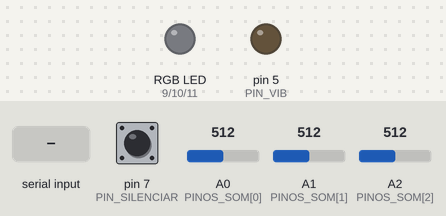
Simulated run of this sketch. Board: Arduino Uno, built with avr-gcc and run on an emulated ATmega328P. On the bench: an RGB LED mixed from three pins (HIGH = lit), output pins drawn as LEDs (lit = HIGH). Dashed ring = blinking. The inputs (shaded band) are chosen by the test bench; at power-on: A2 (PINOS_SOM[2]) = 512, pin 7 (PIN_SILENCIAR) HIGH, A0 (PINOS_SOM[0]) = 512, A1 (PINOS_SOM[1]) = 512. What the sketch prints to the serial monitor is not drawn.

Above: at 1.2 s.
1.3 s: "TESTE\n" received over Serial
At 1.39 s:
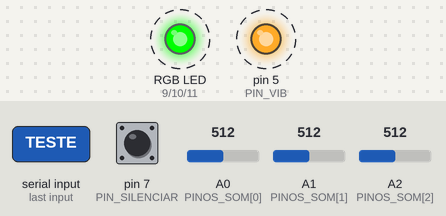
4.3 s: A2 (PINOS_SOM[2]) set to 140
5.8 s: pin 7 (PIN_SILENCIAR) pulled LOW for 0.15 s
Timing chart, 0 to 8.8 s (numbered marks = the images above; inputs shaded):
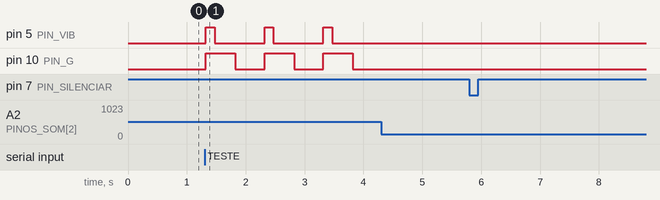

The sketch:

alerta_visual.ino
```cpp
/*
  Sistema de Alerta Visual - Arduino Uno

  LIGAÇÕES
    Sensores de som (módulo analógico tipo KY-038 / MAX4466), saída analógica (AO):
      Canal 0 (porta / campainha)  -> A0
      Canal 1 (monitor do bebê)    -> A1
      Canal 2 (detector de fumaça) -> A2   (escuta o apito do detector)
      Canal 3 (personalizável)     -> A3
    Fita/LED RGB (via transistores ou módulo, nunca direto se for fita 12V):
      Vermelho -> D9 | Verde -> D10 | Azul -> D11   (PWM)
    Módulo de vibração (via transistor + diodo) -> D5 (PWM)
    Botão de silenciar (opcional): um terminal em D7 e o outro em GND (usa pull-up interno)
    Alimente sensores com 5V e GND comum.

  PROTOCOLO SERIAL (9600 baud, uma linha por mensagem)
    Arduino -> PC:  HELLO,alerta_visual
                    SILENCIAR                      (botão físico pressionado)
                    EVT,<canal>,<pico>
                    STATUS,<alerta>,<led>,<motor> (cada 1 segundo)
                    READINGS,<A0>,<A1>,<A2>,<A3> (amplitude; -1 = sem leitura)
    PC -> Arduino:  CFG,<canal>,<limiar>              (amplitude mínima 0-1023)
                    ATIVO,<canal>,<0|1>
                    ALERTA,<r>,<g>,<b>,<padrao>,<segundos>
                    PARAR
                    TESTE
    Padrões: 1 = pisca lento | 2 = pulsante suave | 3 = intermitente (2 Hz; considerar fotossensibilidade)
*/

const uint8_t PINOS_SOM[4] = {A0, A1, A2, A3};
const uint8_t PIN_R = 9;
const uint8_t PIN_G = 10;
const uint8_t PIN_B = 11;
const uint8_t PIN_VIB = 5;
const uint8_t PIN_SILENCIAR = 7;

const unsigned long JANELA_MS = 20;   // janela de amostragem por canal
const unsigned long COOLDOWN_MS = 3000;

uint16_t limiar[4] = {300, 300, 300, 300};
bool ativo[4] = {true, true, true, false};
unsigned long ultimoEvento[4] = {0, 0, 0, 0};

bool alertaAtivo = false;
unsigned long inicioAlerta = 0;
unsigned long duracaoAlerta = 0;
uint8_t corR = 0, corG = 0, corB = 0, padrao = 1;
bool ledLigado = false, motorLigado = false;
unsigned long ultimaTelemetria = 0;
unsigned long ultimaLeitura = 0;
int ultimaAmplitude[4] = {-1,-1,-1,-1};

char buffer[48];
uint8_t tamanhoBuffer = 0;
bool linhaGrande = false;               // linha maior que o buffer: descartada, nunca executada pela metade
bool botaoAnterior = false;
unsigned long ultimoBotao = 0;

void definirLed(uint8_t intensidade) {
  analogWrite(PIN_R, (uint16_t)corR * intensidade / 255);
  analogWrite(PIN_G, (uint16_t)corG * intensidade / 255);
  analogWrite(PIN_B, (uint16_t)corB * intensidade / 255);
}

void apagarTudo() {
  analogWrite(PIN_R, 0);
  analogWrite(PIN_G, 0);
  analogWrite(PIN_B, 0);
  analogWrite(PIN_VIB, 0);
  ledLigado = false;
  motorLigado = false;
}

void iniciarAlerta(uint8_t r, uint8_t g, uint8_t b, uint8_t p, unsigned long segundos) {
  corR = r; corG = g; corB = b; padrao = constrain(p, 1, 3);
  duracaoAlerta = segundos * 1000UL;
  inicioAlerta = millis();
  alertaAtivo = true;
}

void atualizarAlerta() {
  if (!alertaAtivo) return;
  unsigned long t = millis() - inicioAlerta;
  if (t >= duracaoAlerta) {
    alertaAtivo = false;
    apagarTudo();
    return;
  }
  uint8_t luz = 0;
  bool vibrar = false;
  if (padrao == 1) {                       // pisca lento: 500 ms ligado / 500 ms desligado
    luz = ((t % 1000) < 500) ? 255 : 0;
    vibrar = (t % 1000) < 150;
  } else if (padrao == 2) {                // pulsante suave: ciclo de 2 s
    float fase = (t % 2000) / 2000.0;
    luz = (uint8_t)(127.5 + 127.5 * sin(fase * 6.28318));
    vibrar = (t % 2000) < 400;
  } else {                                 // intermitente a 2 Hz (ainda considerar fotossensibilidade)
    luz = ((t % 500) < 250) ? 255 : 0;
    vibrar = (t % 250) < 150;
  }
  definirLed(luz);
  analogWrite(PIN_VIB, vibrar ? 255 : 0);
  ledLigado = luz > 0 && (corR > 0 || corG > 0 || corB > 0);
  motorLigado = vibrar;
}

// Botão físico: silencia mesmo que o computador/navegador não esteja à mão.
void verificarBotao() {
  bool pressionado = digitalRead(PIN_SILENCIAR) == LOW;
  if (pressionado && !botaoAnterior && millis() - ultimoBotao > 250) {
    ultimoBotao = millis();
    if (alertaAtivo) {
      alertaAtivo = false;
      apagarTudo();
    }
    Serial.println("SILENCIAR");
  }
  botaoAnterior = pressionado;
}

uint16_t lerPico(uint8_t canal) {
  analogRead(PINOS_SOM[canal]);           // leitura descartada: deixa o conversor estabilizar ao trocar de canal
  unsigned long inicio = millis();
  uint16_t minimo = 1023, maximo = 0;
  while (millis() - inicio < JANELA_MS) {
    uint16_t v = analogRead(PINOS_SOM[canal]);
    if (v < minimo) minimo = v;
    if (v > maximo) maximo = v;
    atualizarAlerta();                      // mantém LED/vibração fluidos durante a leitura
    verificarBotao();
  }
  return maximo - minimo;
}

void tratarComando(char* linha) {
  int a, b, c, d, e;
  if (sscanf(linha, "CFG,%d,%d", &a, &b) == 2) {
    if (a >= 0 && a < 4) limiar[a] = constrain(b, 20, 1000);
  } else if (sscanf(linha, "ATIVO,%d,%d", &a, &b) == 2) {
    if (a >= 0 && a < 4) ativo[a] = (b == 1);
  } else if (sscanf(linha, "ALERTA,%d,%d,%d,%d,%d", &a, &b, &c, &d, &e) == 5) {
    iniciarAlerta(constrain(a, 0, 255), constrain(b, 0, 255), constrain(c, 0, 255), d, e);
  } else if (strncmp(linha, "PARAR", 5) == 0) {
    alertaAtivo = false;
    apagarTudo();
  } else if (strncmp(linha, "TESTE", 5) == 0) {
    iniciarAlerta(0, 255, 0, 1, 3);        // 3 s de verde para conferir o hardware
  }
}

void lerSerial() {
  while (Serial.available()) {
    char ch = Serial.read();
    if (ch == '\n') {
      if (!linhaGrande) {
        buffer[tamanhoBuffer] = '\0';
        tratarComando(buffer);
      }
      tamanhoBuffer = 0;
      linhaGrande = false;
    } else if (ch != '\r') {
      if (tamanhoBuffer < sizeof(buffer) - 1) buffer[tamanhoBuffer++] = ch;
      else linhaGrande = true;
    }
  }
}

void setup() {
  pinMode(PIN_R, OUTPUT);
  pinMode(PIN_G, OUTPUT);
  pinMode(PIN_B, OUTPUT);
  pinMode(PIN_VIB, OUTPUT);
  pinMode(PIN_SILENCIAR, INPUT_PULLUP);
  apagarTudo();
  Serial.begin(9600);
  Serial.println("HELLO,alerta_visual");
}

void loop() {
  for (uint8_t c = 0; c < 4; c++) {
    lerSerial();
    if (!ativo[c]) { ultimaAmplitude[c] = -1; continue; }
    if (alertaAtivo && c != 2) { ultimaAmplitude[c] = -1; continue; }    // ruído do motor não deve disparar outros canais; fumaça sempre escuta
    uint16_t pico = lerPico(c);
    ultimaAmplitude[c] = pico;
    if (pico >= limiar[c] && millis() - ultimoEvento[c] > COOLDOWN_MS) {
      ultimoEvento[c] = millis();
      Serial.print("EVT,");
      Serial.print(c);
      Serial.print(",");
      Serial.println(pico);
    }
  }
  atualizarAlerta();
  verificarBotao();
  if (millis() - ultimaLeitura >= 2000) {
    ultimaLeitura = millis();
    Serial.print("READINGS");
    for (uint8_t i = 0; i < 4; i++) {
      Serial.print(','); Serial.print(ultimaAmplitude[i]);
    }
    Serial.println();
  }
  if (millis() - ultimaTelemetria >= 1000) {
    ultimaTelemetria = millis();
    // Reporta a lógica do firmware, sem leitura de corrente real nos atuadores.
    Serial.print("STATUS,");
    Serial.print(alertaAtivo ? 1 : 0);
    Serial.print(',');
    Serial.print(ledLigado ? 1 : 0);
    Serial.print(',');
    Serial.println(motorLigado ? 1 : 0);
  }
}
```

Measured:
- after the input at 1.3 s, pin 5 (PIN_VIB): alternates HIGH for 0.15 s and LOW for 0.85 s, starting at once; pin 10 (PIN_G): alternates HIGH for 0.50 s and LOW for 0.50 s, starting at once
- after the input at 4.3 s, every drawn part: stays the same
- after the input at 5.8 s, every drawn part: stays the same
